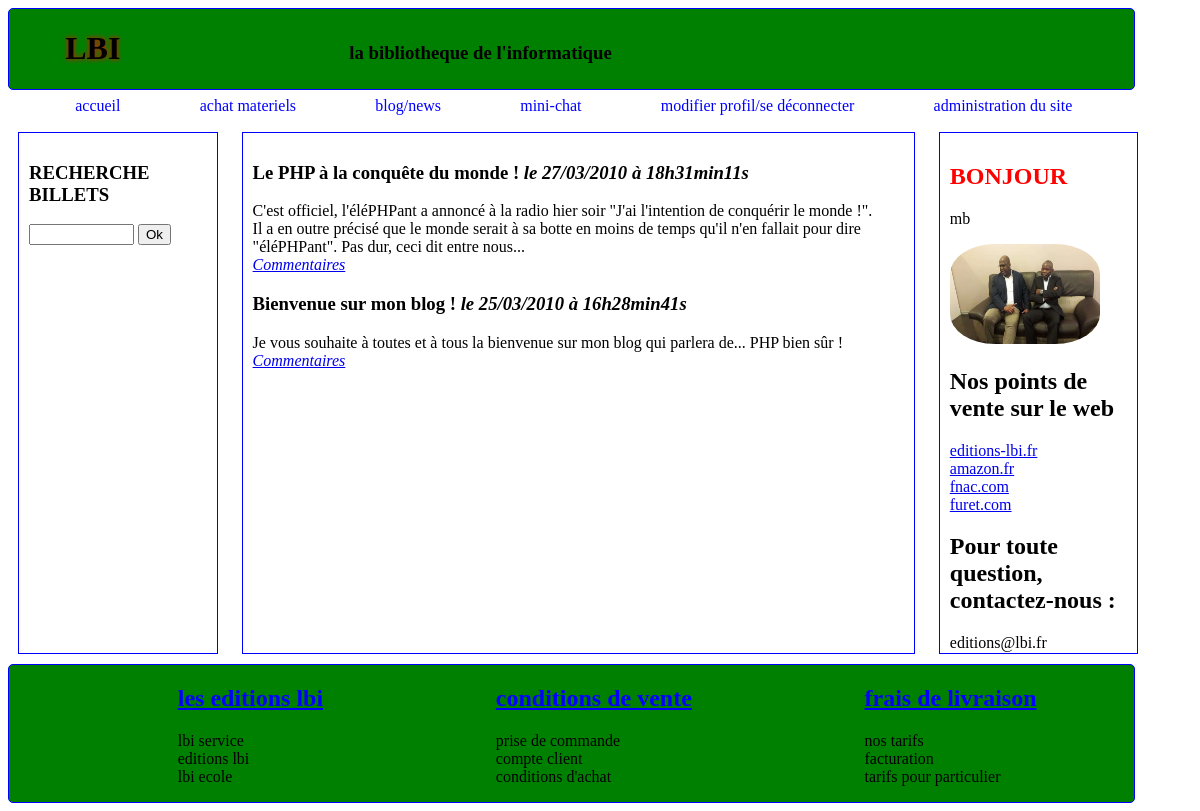
Page /blog_conect.php (signed in) on the committed database.
### tables this page shows
CREATE TABLE IF NOT EXISTS `billets` (
  `id` int(11) NOT NULL AUTO_INCREMENT,
  `titre` varchar(255) NOT NULL,
  `contenu` text NOT NULL,
  `date_creation` datetime NOT NULL,
  PRIMARY KEY (`id`)
);

### structure/block23_conect.php (the view, shortened to what this page needs)
<div class="bloc">
 <?php
try
{
	$bdd = new PDO('mysql:host=localhost;dbname=document;charset=utf8', 'root', '');
}
catch(Exception $e)
{
        die('Erreur : '.$e->getMessage());
}
$req = $bdd->query('SELECT id, titre, contenu, DATE_FORMAT(date_creation, \'%d/%m/%Y à %Hh%imin%ss\') AS date_creation_fr FROM billets ORDER BY date_creation DESC LIMIT 0, 5');
while ($donnees = $req->fetch())
{
?>
    <h3>
        <?php echo htmlspecialchars($donnees['titre']); ?>
        <em>le <?php echo $donnees['date_creation_fr']; ?></em>
    </h3>
    <p>
    <?php
    echo nl2br(htmlspecialchars($donnees['contenu']));
    ?>
    <br />
    <em><a href="blog_coment_conect.php?billet=<?php echo $donnees['id']; ?>">Commentaires</a></em>
    </p>
<?php
}
?>
</div>

### menu1.css (style rules this page uses)
.bloc1, .bloc, .bloc2 { display:inline-block; }
div.bloc { padding:10px; margin:10px; height:500px; width:55%; border:1px blue groove; vertical-align:top; text-align:left; overflow:auto; }

### rows in the picture
billets: titre "Le PHP à la conquête du monde !", date_creation_fr "27/03/2010 à 18h31min11s", contenu "C'est officiel, l'éléPHPant a annoncé à la radio hier soir \"J'ai l'intention de conquérir le monde !\". Il a en outre précisé que le monde serait à sa botte en moins de temps qu'il n'en fallait pour dire \"éléPHPant\". Pas dur, ceci dit entre nous..."
billets: titre "Bienvenue sur mon blog !", date_creation_fr "25/03/2010 à 16h28min41s", contenu "Je vous souhaite à toutes et à tous la bienvenue sur mon blog qui parlera de... PHP bien sûr !"

### other values in the picture
$_SESSION['pseudo'] "mb"
